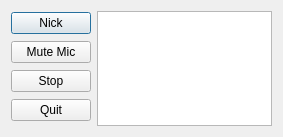
<?xml version="1.0" encoding="UTF-8"?>
<ui version="4.0">
 <class>newForm</class>
 <widget class="QDialog" name="newForm">
  <property name="geometry">
   <rect>
    <x>0</x>
    <y>0</y>
    <width>283</width>
    <height>137</height>
   </rect>
  </property>
  <property name="sizePolicy">
   <sizepolicy hsizetype="Expanding" vsizetype="Expanding">
    <horstretch>0</horstretch>
    <verstretch>0</verstretch>
   </sizepolicy>
  </property>
  <property name="windowTitle">
   <string>newForm</string>
  </property>
  <layout class="QHBoxLayout" name="horizontalLayout">
   <item>
    <layout class="QVBoxLayout" name="verticalLayout">
     <item>
      <widget class="QPushButton" name="nick">
       <property name="text">
        <string>Nick</string>
       </property>
      </widget>
     </item>
     <item>
      <widget class="QPushButton" name="mute">
       <property name="text">
        <string>Mute Mic</string>
       </property>
      </widget>
     </item>
     <item>
      <widget class="QPushButton" name="stop">
       <property name="text">
        <string>Stop</string>
       </property>
      </widget>
     </item>
     <item>
      <widget class="QPushButton" name="quit">
       <property name="text">
        <string>Quit</string>
       </property>
      </widget>
     </item>
    </layout>
   </item>
   <item>
    <widget class="QListWidget" name="listWidget"/>
   </item>
  </layout>
 </widget>
 <resources/>
 <connections/>
</ui>
